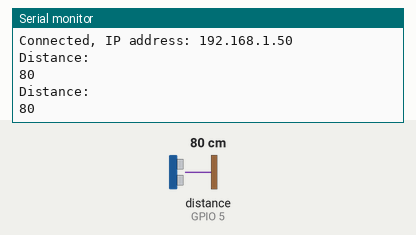
This sketch was run on a simulated ESP8266 (NodeMCU). Shown: the last lines printed to the serial monitor. Wiring (inferred from the names in the program): ultrasonic range finder: trigger GPIO 16; echo GPIO 5. The test bench sets the inputs (shaded band); at power-on: distance to the obstacle (sensor on GPIO 5) 80 cm. The echo pulse lasts 58.3 µs per cm; WiFi joins after 1.5 s; servers stay silent unless stated.

Above: at 3.7 s.
3.8 s: distance to the obstacle (sensor on GPIO 5) set to 2 cm
At 4.4 s:
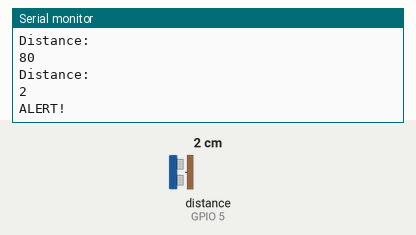
6.1 s: distance to the obstacle (sensor on GPIO 5) set to 4 cm
At 7.0 s:
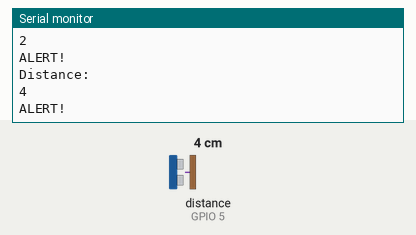
Timing chart, 0 to 9.1 s (numbered marks = the images above; inputs shaded):
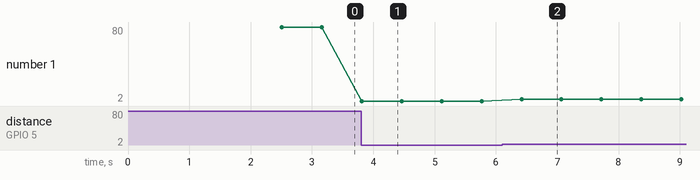

Measured:
- after the input at 3.8 s, the serial monitor: prints a new line at once (image 1)
- after the input at 6.1 s, the serial monitor: prints a new line after 0.32 s (image 2)
- plotted number 1: 80 → 2 after the input at 3.8 s, 2 → 4 after the input at 6.1 s

The sketch:

motion_detector.ino
```cpp
#include <ESP8266WiFi.h>
#include <FirebaseArduino.h>

#define FIREBASE_HOST "iotpumpkin.firebaseio.com"                         //database api url
#define FIREBASE_AUTH "2f7uLyqTNKePr6oglrKCtM8A3hxJKpSrHOccEhjv"

// Global variables
const int trigPin = 16;
const int echoPin = 5;

void setup()
{
  Serial.begin(115200);
  Serial.println();
  Serial.println("Connecting to Wifi");
  WiFi.begin("Denise M", "1Johnston");

  Serial.print("Connecting");
  while (WiFi.status() != WL_CONNECTED)
  {
    delay(500);
    Serial.print(".");
  }
  Serial.println();

  Serial.print("Connected, IP address: ");
  Serial.println(WiFi.localIP());

  Firebase.begin(FIREBASE_HOST, FIREBASE_AUTH);             //connect to Database
  delay(1000);

  pinMode(trigPin, OUTPUT); // Sets the trigPin as an Output
  pinMode(echoPin, INPUT); // Sets the echoPin as an Input
}

void loop() {
  long duration;
  long cm;

  // Clears the trigPin
  digitalWrite(trigPin, LOW);
  delayMicroseconds(2);

  // Sets the trigPin on HIGH state for 10 micro seconds
  digitalWrite(trigPin, HIGH);
  delayMicroseconds(10);
  digitalWrite(trigPin, LOW);

  // Reads the echoPin, returns the sound wave travel time in microseconds
  duration = pulseIn(echoPin, HIGH);

  // Calculating the distance
  cm = microsecondsToCentimeters(duration);
  Serial.println("Distance: ");
  Serial.println(cm);
  if(cm <= 20){
    Firebase.setString("status", "ALERT");
    if (Firebase.failed()) {
      Serial.println("Firebase set failed");
      Serial.println(Firebase.error());
      return;
    }
    else{
      Serial.println("ALERT!");
    }
  }
  else {
    Firebase.setString("status", "IDLE");
  }

  delay(500);
}


long microsecondsToCentimeters(long microseconds) {
  // The speed of sound is 340 m/s or 29 microseconds per centimeter.
  // The ping travels out and back, so to find the distance of the object we
  // take half of the distance travelled.
  return microseconds / 29 / 2;
}
```
